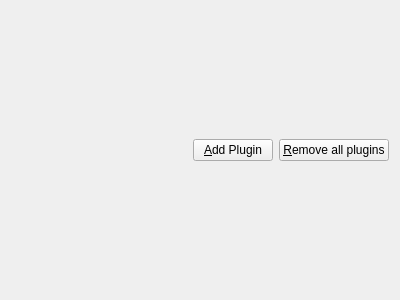
<?xml version="1.0" encoding="UTF-8"?>
<ui version="4.0">
 <class>PluginCenter</class>
 <widget class="QWidget" name="PluginCenter">
  <property name="geometry">
   <rect>
    <x>0</x>
    <y>0</y>
    <width>400</width>
    <height>300</height>
   </rect>
  </property>
  <property name="windowTitle">
   <string>Form</string>
  </property>
  <layout class="QVBoxLayout" name="verticalLayout">
   <item>
    <layout class="QHBoxLayout" name="horizontalLayout">
     <item>
      <spacer name="horizontalSpacer">
       <property name="orientation">
        <enum>Qt::Horizontal</enum>
       </property>
       <property name="sizeHint" stdset="0">
        <size>
         <width>40</width>
         <height>20</height>
        </size>
       </property>
      </spacer>
     </item>
     <item>
      <widget class="QPushButton" name="pushButtonAdd">
       <property name="toolTip">
        <string>Add new plugin</string>
       </property>
       <property name="text">
        <string>&amp;Add Plugin</string>
       </property>
       <property name="icon">
        <iconset resource="../res/images.qrc">
         <normaloff>:/file/add.png</normaloff>:/file/add.png</iconset>
       </property>
       <property name="shortcut">
        <string>Ctrl+A</string>
       </property>
      </widget>
     </item>
     <item>
      <widget class="QPushButton" name="pushButtonRemoveAll">
       <property name="toolTip">
        <string>Remove all plugins</string>
       </property>
       <property name="text">
        <string>&amp;Remove all plugins</string>
       </property>
       <property name="icon">
        <iconset resource="../res/images.qrc">
         <normaloff>:/file/discard.png</normaloff>:/file/discard.png</iconset>
       </property>
       <property name="flat">
        <bool>false</bool>
       </property>
      </widget>
     </item>
    </layout>
   </item>
  </layout>
 </widget>
 <resources>
  <include location="../res/images.qrc"/>
 </resources>
 <connections/>
</ui>
